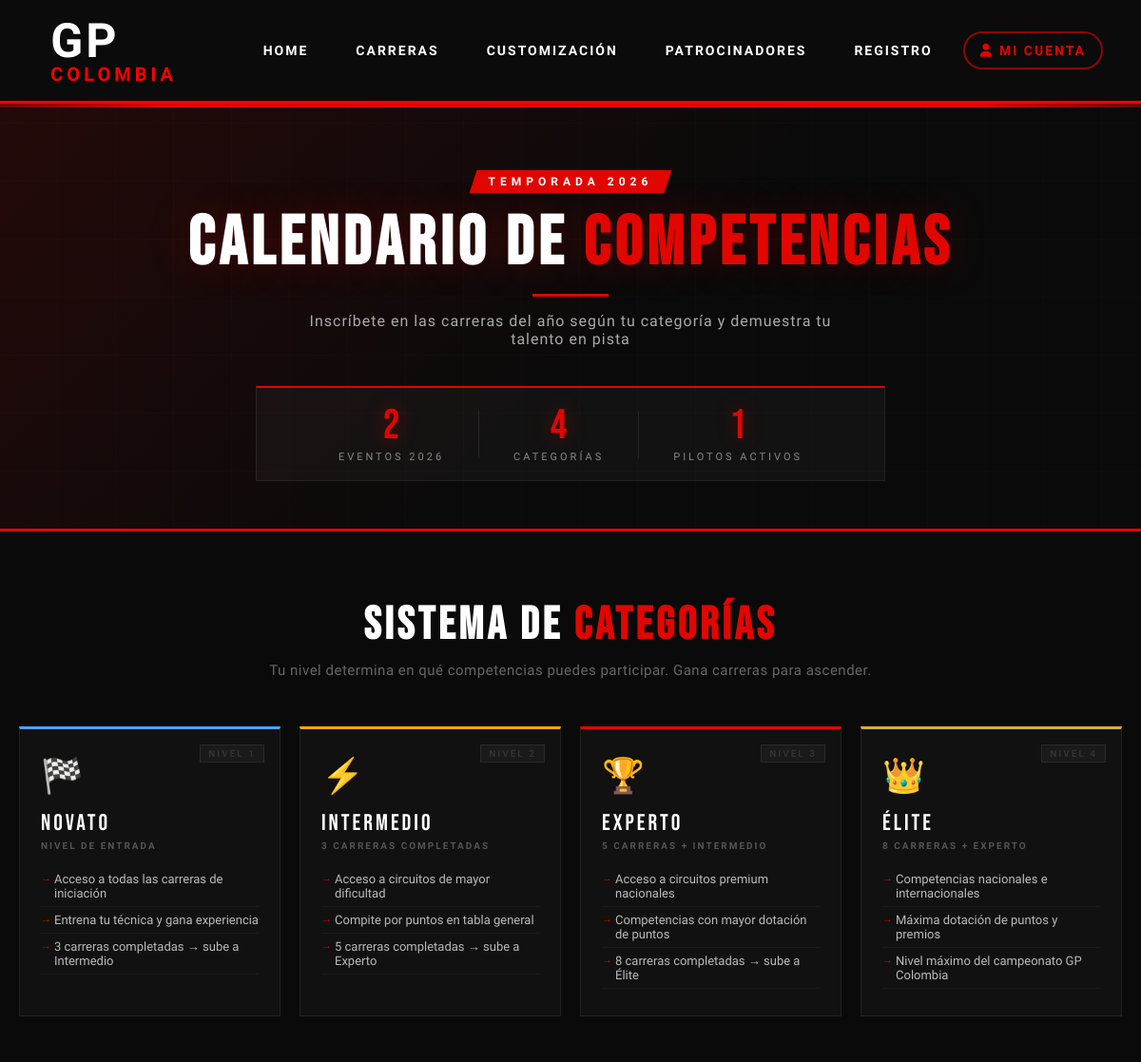
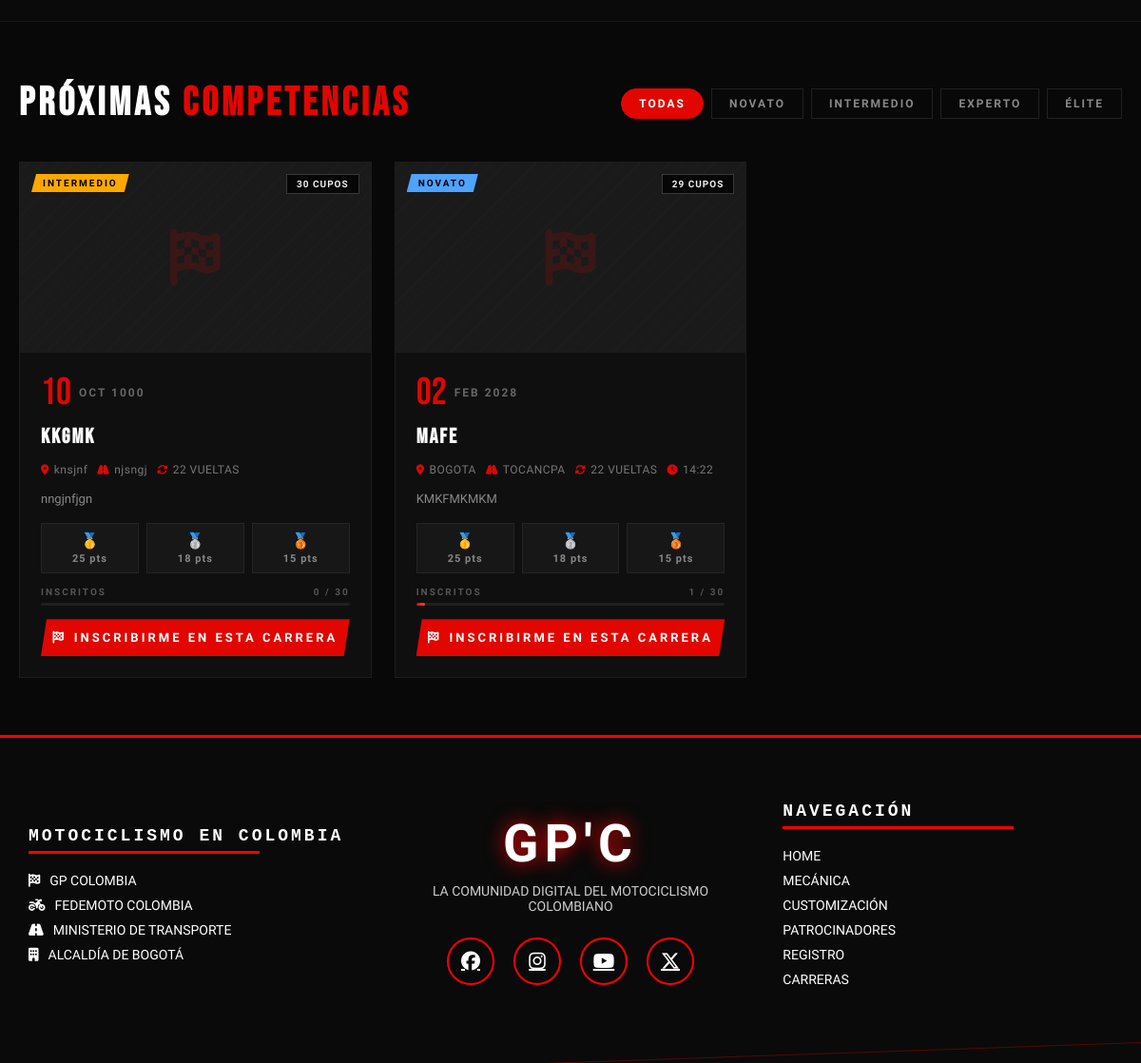
Page /carreras on the earlier database version (2 pictures, top to bottom).
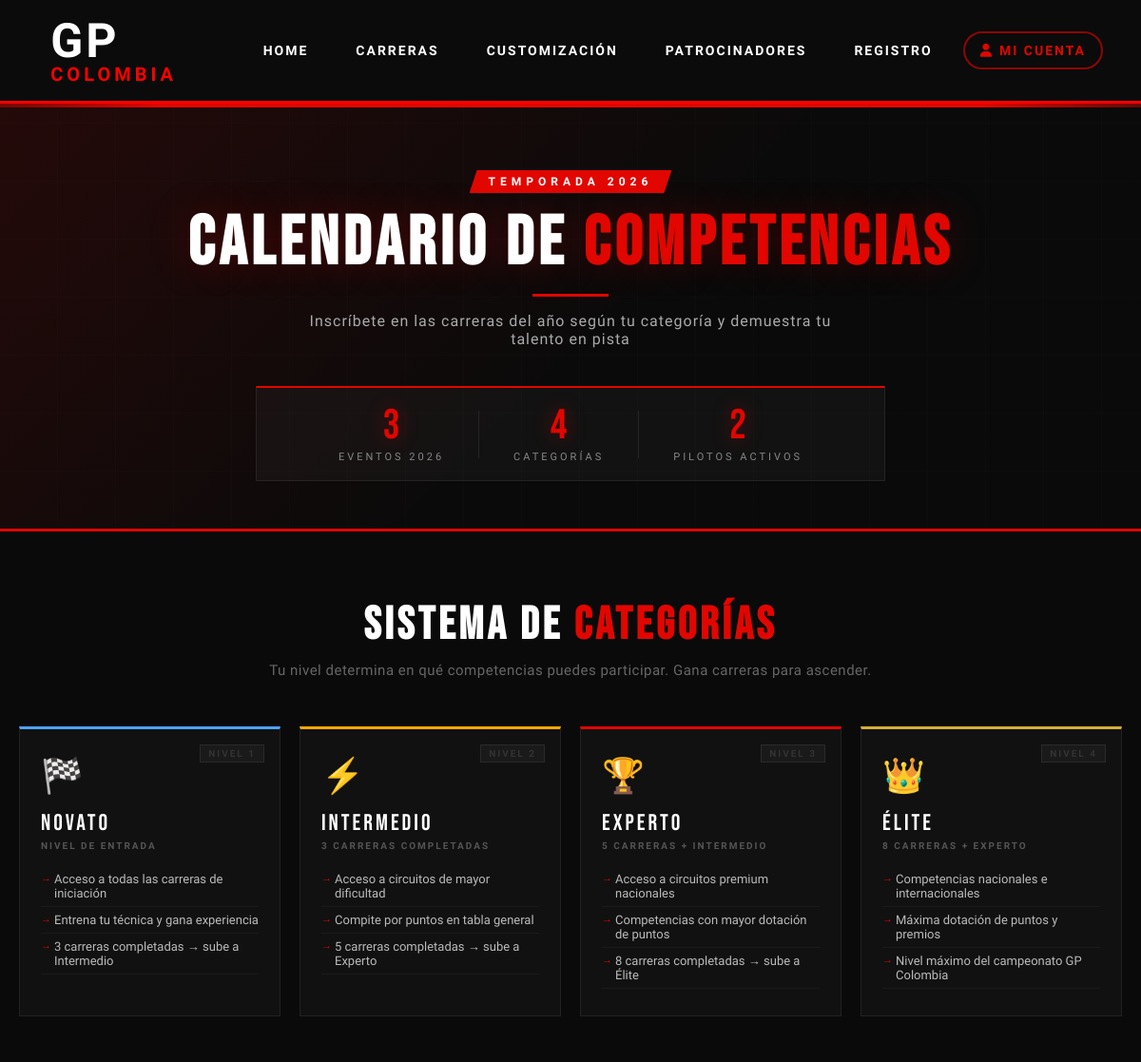
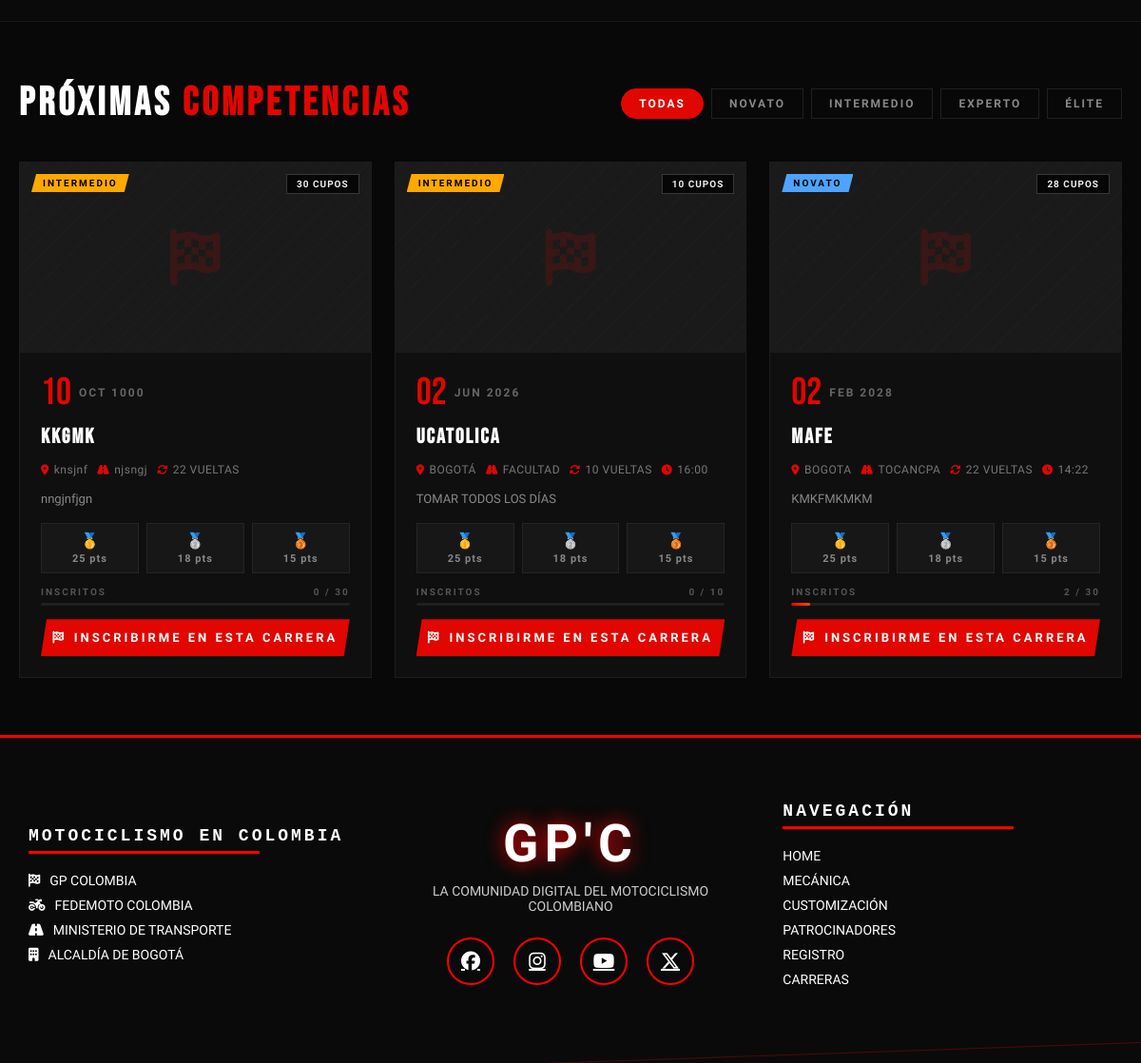
Same page on the later database version (2 pictures, top to bottom).
### models.py (models this page shows)
class Carrera(SQLModel, table=True):
    __tablename__ = "carreras"
    id: Optional[int] = Field(default=None, primary_key=True)
    nombre: str
    descripcion: str
    ubicacion: str
    fecha: date
    hora: Optional[str] = None                    # HH:MM en formato 24h
    categoria_minima: str = Field(default="novato")
    cupos_totales: int = Field(default=30)
    inscritos: int = Field(default=0)
    activa: bool = Field(default=True)
    imagen_url: Optional[str] = None
    circuito: Optional[str] = None
    longitud_pista_km: Optional[float] = None
    vueltas: Optional[int] = None
    puntos_primer_lugar: int = Field(default=25)
    puntos_segundo_lugar: int = Field(default=18)
    puntos_tercer_lugar: int = Field(default=15)
    creado_en: datetime = Field(default_factory=datetime.utcnow)

### main.py (the view)
@app.get("/carreras", response_class=HTMLResponse)
def show_carreras_publico(request: Request, session: Session = Depends(get_session)):
    try:
        carreras = session.exec(
            select(Carrera).where(Carrera.activa == True).order_by(Carrera.fecha.asc())
        ).all()
        total_inscritos = session.exec(select(Competidor)).all()
        access_token = request.cookies.get("access_token")
        usuario_autenticado = False
        if access_token:
            try:
                from auth import decode_token
                payload = decode_token(access_token)
                if payload.get("role") == "user":
                    usuario_autenticado = True
            except Exception as e:
                print("ERROR TOKEN:", e)
        return templates.TemplateResponse("carreras_publico.html", {
            "request": request,
            "carreras": carreras,
            "total_inscritos": len(total_inscritos),
            "usuario_autenticado": usuario_autenticado,
        })
    except Exception as e:
        print("ERROR GENERAL:", e)
        return templates.TemplateResponse("carreras_publico.html", {
            "request": request,
            "mensaje": str(e)
        })

### templates/carreras_publico.html (shortened to what this page needs)
<!DOCTYPE html>
<html lang="es">
<head>
    <link rel="stylesheet" href="https://cdnjs.cloudflare.com/ajax/libs/font-awesome/6.5.0/css/all.min.css">
    <link rel="stylesheet" href="/static/css/carreras_publico_styles.css">
</head>
{% include 'header.html' %}
<body>
    <section class="hero-carreras-pub">
        <div class="hero-pub-content">
            <div class="hero-pub-badge">TEMPORADA 2026</div>
            <h1 class="hero-pub-titulo">
                CALENDARIO DE <span class="rojo">COMPETENCIAS</span>
            </h1>
            <div class="linea-hero-pub"></div>
            <p class="hero-pub-subtitulo">
                Inscríbete en las carreras del año según tu categoría y demuestra tu talento en pista
            </p>
        </div>
        <div class="hero-pub-stats">
            <div class="pub-stat">
                <span class="pub-stat-num">{{ carreras | length }}</span>
                <span class="pub-stat-lbl">EVENTOS 2026</span>
            </div>
            <div class="pub-stat">
                <span class="pub-stat-num">4</span>
                <span class="pub-stat-lbl">CATEGORÍAS</span>
            </div>
            <div class="pub-stat">
                <span class="pub-stat-num">{{ total_inscritos }}</span>
                <span class="pub-stat-lbl">PILOTOS ACTIVOS</span>
            </div>
        </div>
    </section>
    <section class="seccion-categorias">
        <div class="contenedor-categorias">
            <h2 class="titulo-seccion-cat">SISTEMA DE <span class="rojo">CATEGORÍAS</span></h2>
            <p class="subtitulo-cat">Tu nivel determina en qué competencias puedes participar. Gana carreras para ascender.</p>
            <div class="grid-categorias">
                <div class="card-categoria card-novato">
                    <div class="cat-icono">🏁</div>
                    <div class="cat-nombre">NOVATO</div>
                    <div class="cat-req">NIVEL DE ENTRADA</div>
                    <ul class="cat-lista">
                        <li>Acceso a todas las carreras de iniciación</li>
                        <li>Entrena tu técnica y gana experiencia</li>
                        <li>3 carreras completadas → sube a Intermedio</li>
                    </ul>
                    <div class="cat-badge-nivel">NIVEL 1</div>
                </div>
                <div class="card-categoria card-intermedio">
                    <div class="cat-icono">⚡</div>
                    <div class="cat-nombre">INTERMEDIO</div>
                    <div class="cat-req">3 CARRERAS COMPLETADAS</div>
                    <ul class="cat-lista">
                        <li>Acceso a circuitos de mayor dificultad</li>
                        <li>Compite por puntos en tabla general</li>
                        <li>5 carreras completadas → sube a Experto</li>
                    </ul>
                    <div class="cat-badge-nivel">NIVEL 2</div>
                </div>
                <div class="card-categoria card-experto">
                    <div class="cat-icono">🏆</div>
                    <div class="cat-nombre">EXPERTO</div>
                    <div class="cat-req">5 CARRERAS + INTERMEDIO</div>
                    <ul class="cat-lista">
                        <li>Acceso a circuitos premium nacionales</li>
                        <li>Competencias con mayor dotación de puntos</li>
                        <li>8 carreras completadas → sube a Élite</li>
                    </ul>
                    <div class="cat-badge-nivel">NIVEL 3</div>
                </div>
                <div class="card-categoria card-elite">
                    <div class="cat-icono">👑</div>
                    <div class="cat-nombre">ÉLITE</div>
                    <div class="cat-req">8 CARRERAS + EXPERTO</div>
                    <ul class="cat-lista">
                        <li>Competencias nacionales e internacionales</li>
                        <li>Máxima dotación de puntos y premios</li>
                        <li>Nivel máximo del campeonato GP Colombia</li>
                    </ul>
                    <div class="cat-badge-nivel">NIVEL 4</div>
                </div>
            </div>
        </div>
    </section>
    <section class="seccion-eventos">
        <div class="contenedor-eventos">
            <div class="barra-filtros-pub">
                <h2 class="titulo-eventos">PRÓXIMAS <span class="rojo">COMPETENCIAS</span></h2>
                <div class="filtros-pub-wrap">
                    <button class="btn-filtro-pub activo" onclick="filtrarEventos('todos', this)">TODAS</button>
                    <button class="btn-filtro-pub" onclick="filtrarEventos('novato', this)">NOVATO</button>
                    <button class="btn-filtro-pub" onclick="filtrarEventos('intermedio', this)">INTERMEDIO</button>
                    <button class="btn-filtro-pub" onclick="filtrarEventos('experto', this)">EXPERTO</button>
                    <button class="btn-filtro-pub" onclick="filtrarEventos('elite', this)">ÉLITE</button>
                </div>
            </div>
            {% if carreras %}
            <div class="grid-eventos" id="gridEventos">
                {% for c in carreras %}
                <article class="card-evento" data-categoria="{{ c.categoria_minima }}">
                    <div class="evento-banner">
                        {% if c.imagen_url %}
                        <img src="{{ c.imagen_url }}" alt="{{ c.nombre }}" class="evento-img">
                        {% else %}
                        <div class="evento-img-placeholder">
                            <i class="fa-solid fa-flag-checkered"></i>
                        </div>
                        {% endif %}
                        <span class="badge-cat-evento badge-cat-{{ c.categoria_minima }}">
                            {{ c.categoria_minima | upper }}
                        </span>
                        {% set cupos_libres = c.cupos_totales - c.inscritos %}
                        <span class="badge-cupos {% if cupos_libres == 0 %}badge-lleno{% elif cupos_libres <= 5 %}badge-pocos{% endif %}">
                            {% if cupos_libres == 0 %}
                                LLENO
                            {% elif cupos_libres <= 5 %}
                                ¡ÚLTIMOS {{ cupos_libres }} CUPOS!
                            {% else %}
                                {{ cupos_libres }} CUPOS
                            {% endif %}
                        </span>
                    </div>
                    <div class="evento-cuerpo">
                        <div class="evento-fecha-wrap">
                            <div class="evento-fecha-dia">{{ c.fecha.strftime('%d') }}</div>
                            <div class="evento-fecha-mes">{{ c.fecha.strftime('%b %Y') | upper }}</div>
                        </div>
                        <h3 class="evento-nombre">{{ c.nombre }}</h3>
                        <div class="evento-meta">
                            <span><i class="fa-solid fa-location-dot"></i> {{ c.ubicacion }}</span>
                            {% if c.circuito %}
                            <span><i class="fa-solid fa-road"></i> {{ c.circuito }}</span>
                            {% endif %}
                            {% if c.vueltas %}
                            <span><i class="fa-solid fa-rotate"></i> {{ c.vueltas }} VUELTAS</span>
                            {% endif %}
                            {% if c.hora %}
                            <span><i class="fa-solid fa-clock"></i> {{ c.hora }}</span>
                            {% endif %}
                        </div>
                        <p class="evento-descripcion">{{ c.descripcion }}</p>
                        <div class="evento-puntos">
                            <div class="punto-item punto-oro">
                                <span class="punto-pos">🥇</span>
                                <span class="punto-val">{{ c.puntos_primer_lugar }} pts</span>
                            </div>
                            <div class="punto-item punto-plata">
                                <span class="punto-pos">🥈</span>
                                <span class="punto-val">{{ c.puntos_segundo_lugar }} pts</span>
                            </div>
                            <div class="punto-item punto-bronce">
                                <span class="punto-pos">🥉</span>
                                <span class="punto-val">{{ c.puntos_tercer_lugar }} pts</span>
                            </div>
                        </div>
                        <div class="evento-ocupacion">
                            <div class="ocup-label">
                                <span>INSCRITOS</span>
                                <span>{{ c.inscritos }} / {{ c.cupos_totales }}</span>
                            </div>
                            <div class="ocup-barra">
                                <div class="ocup-fill" style="width: {{ ((c.inscritos / c.cupos_totales) * 100) | int }}%"></div>
                            </div>
                        </div>
                        {% if cupos_libres > 0 %}
                        <button
                            class="btn-inscribirse"
                            onclick="abrirModalInscripcion({{ c.id }}, '{{ c.nombre }}', '{{ c.categoria_minima }}')"
                        >
                            <i class="fa-solid fa-flag-checkered"></i> INSCRIBIRME EN ESTA CARRERA
                        </button>
                        {% else %}
                        <button class="btn-inscribirse btn-lleno" disabled>
                            <i class="fa-solid fa-ban"></i> CUPOS AGOTADOS
                        </button>
                        {% endif %}
                    </div>
                </article>
                {% endfor %}
            </div>
            {% endif %}
        </div>
    </section>
</body>
{% include 'footer.html' %}
</html>

### templates/header.html (shortened to what this page needs)
<head>
    <link rel="stylesheet" href="/static/css/header_styles.css">
</head>
<header class="encabezado-principal">
    <div class="contenedor-encabezado">
        <a href="/" style="text-decoration:none;">
            <div class="logo-proyecto">
                <span class="logo-principal">GP</span>
                <span class="logo-secundario">COLOMBIA</span>
            </div>
        </a>
        <nav class="menu-navegacion" id="menuPrincipal">
            <a href="/" class="enlace-menu">HOME</a>
            <a href="/carreras" class="enlace-menu">CARRERAS</a>
            <a href="/customizacion" class="enlace-menu">CUSTOMIZACIÓN</a>
            <a href="/patrocinadores" class="enlace-menu">PATROCINADORES</a>
            <a href="/registro" class="enlace-menu">REGISTRO</a>
            <a href="/login" class="enlace-menu enlace-login">
                <i class="fa-solid fa-user"></i> MI CUENTA
            </a>
        </nav>
    </div>
</header>

### templates/footer.html
<head>
    <link rel="stylesheet" href="/static/css/footer_styles.css">
    <link rel="stylesheet" href="https://cdnjs.cloudflare.com/ajax/libs/font-awesome/6.5.0/css/all.min.css">
</head>
<footer class="pie-pagina-racing">
    <div class="contenedor-footer">
        <div class="columna-footer">
            <h3 class="titulo-footer">MOTOCICLISMO EN COLOMBIA</h3>
            <ul class="lista-footer">
                <li>
                    <a href="#" class="enlace-footer">
                        <i class="fa-solid fa-flag-checkered"></i>
                        GP COLOMBIA
                    </a>
                </li>
                <li>
                    <a href="https://fedemoto.org/inicio/gp-colombia/" class="enlace-footer" target="_blank">
                        <i class="fa-solid fa-motorcycle"></i>
                        FEDEMOTO COLOMBIA
                    </a>
                </li>
                <li>
                    <a href="https://mintransporte.gov.co/" class="enlace-footer" target="_blank">
                        <i class="fa-solid fa-road"></i>
                        MINISTERIO DE TRANSPORTE
                    </a>
                </li>
                <li>
                    <a href="https://bogota.gov.co/" class="enlace-footer" target="_blank">
                        <i class="fa-solid fa-building"></i>
                        ALCALDÍA DE BOGOTÁ
                    </a>
                </li>
            </ul>
        </div>
        <div class="columna-footer centro-footer">
            <div class="logo-footer">GP'C</div>
            <p class="texto-footer">
                LA COMUNIDAD DIGITAL DEL MOTOCICLISMO COLOMBIANO
            </p>
            <div class="redes-sociales">
                <a href="https://www.facebook.com/gpcolombiaoficial" class="icono-red facebook" target="_blank">
                    <i class="fa-brands fa-facebook" style="color: rgb(255, 255, 255);"></i>
                </a>
                <a href="https://www.instagram.com/gpcolombiaoficial?igsh=bDY1anlxeWI3c3J3" class="icono-red instagram" target="_blank">
                    <i class="fa-brands fa-instagram" style="color: rgb(255, 255, 255);"></i>
                </a>
                <a href="https://www.youtube.com/@gpcolombiaoficial" class="icono-red youtube" target="_blank">
                    <i class="fa-brands fa-youtube fa-fade" style="color: rgb(255, 255, 255);"></i>
                </a>
                <a href="https://twitter.com/gpcolombiaoficial" class="icono-red twitter" target="_blank">
                    <i class="fa-brands fa-x-twitter" style="color: rgb(255, 255, 255);"></i>
                </a>
            </div>
        </div>
        <div class="columna-footer">
            <h3 class="titulo-footer">NAVEGACIÓN</h3>
            <ul class="lista-footer">
                <li><a href="/" class="enlace-footer">HOME</a></li>
                <li><a href="/mecanica" class="enlace-footer">MECÁNICA</a></li>
                <li><a href="/customizacion" class="enlace-footer">CUSTOMIZACIÓN</a></li>
                <li><a href="/patrocinadores" class="enlace-footer">PATROCINADORES</a></li>
                <li><a href="/registro" class="enlace-footer">REGISTRO</a></li>
                <li><a href="/carreras" class="enlace-footer">CARRERAS</a></li>
            </ul>
        </div>
    </div>
</footer>

Differences in the rows shown:
added Carrera: categoria_minima "INTERMEDIO", cupos_libres "10", fecha "02", fecha "JUN 2026", nombre "UCATOLICA", ubicacion "BOGOTÁ", circuito "FACULTAD", vueltas "10", hora "16:00", descripcion "TOMAR TODOS LOS DÍAS", puntos_primer_lugar "25", puntos_segundo_lugar "18", puntos_tercer_lugar "15", inscritos "0", cupos_totales "10"
changed Carrera "MAFE": cupos_libres "29" → "28"; inscritos "1" → "2"
Other differences:
{{ carreras | length }}: "2" → "3"
{{ total_inscritos }}: "1" → "2"
